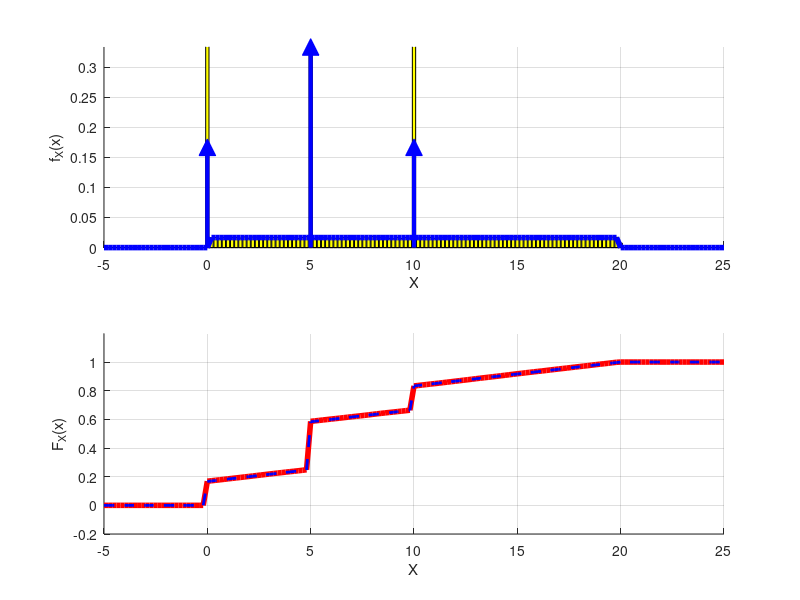

Here is the MATLAB script that generated this plot:
% Avaliação 1 - Questão 4 - Luan de Barros

clear all; close all; clc;
pkg load statistics;

% a) Representação da PDF

% número de realizações
N = 100000;

% lançamento do dado por N vezes
U = randi([1 6],1,N);

% resultado das faces do dado
idx1 = U == 1;
idx2 = U == 2 | U == 3;
idx3 = U == 4;
idx4 = U == 5 | U == 6;

% preenche a matrix X de 1 linha e N colunas com 0
X = zeros(1,N);

% valor atribuído para X dependendo do resultado das faces do dado
X(idx1) = 10;
X(idx2) = 5;
X(idx3) = 0;
X(idx4) = unifrnd(0,20,1,sum(idx4));

dx= 1/5; x=-5:dx:25;

% PDF
pdfX_sim = (hist(X,x) / (N*dx));
pdfX_teo = (1/60) .* (0 < x & x < 20); % sem os impulsos

figure;
subplot(2,1,1); hold on; grid on;
bar(x,pdfX_sim, 'y');
plot(x, pdfX_teo, 'b', 'LineWidth',4);

%  representando os impulsos
plot([10, 10], [0, 1/6], 'b', 'LineWidth', 3');
plot([10], [1/6], 'b^', 'MarkerSize', 12, 'MarkerFaceColor', 'b');
plot([5, 5], [0, 1/3], 'b', 'LineWidth', 3');
plot([5], [1/3], 'b^', 'MarkerSize', 12, 'MarkerFaceColor', 'b');
plot([0, 0], [0, 1/6], 'b', 'LineWidth', 3');
plot([0], [1/6], 'b^', 'MarkerSize', 12, 'MarkerFaceColor', 'b');
xlim([-5 25]); ylim([0 1/3]);
xlabel('X'); ylabel('f_X(x)');

%  b) Representação da CDF
cdfX_sim = cumsum(pdfX_sim)*dx;
cdfX_teo = 0            .* (x < 0) + ...
            (1/6 + x/60) .* (0 <= x & x < 5) + ...
            (35/60 + ((x-5)/60)) .* (5 <= x & x < 10) + ...
            (50/60  + ((x-10)/60)) .* (10 <= x & x < 20) + ...
            (1) .* (x >= 20);


subplot(2,1,2); hold on; grid on;
plot(x, cdfX_sim, 'r', 'LineWidth', 4);
plot(x, cdfX_teo, 'b--', 'LineWidth', 2);
xlim([-5 25]); ylim([-0.2 1.2]);
xlabel('X'); ylabel('F_X(x)');

% c) Determine a média de X
printf('Média simulada E[X] = %g \n', mean(X))
% printf('Média calculada/teórica E[X] = %g \n', )

% d) Determine Pr[X>5]
printf('Pr[X > 5] simulada = %g \n', mean(X > 5))
% printf('Pr[X > 5] simulada = %g \n', )